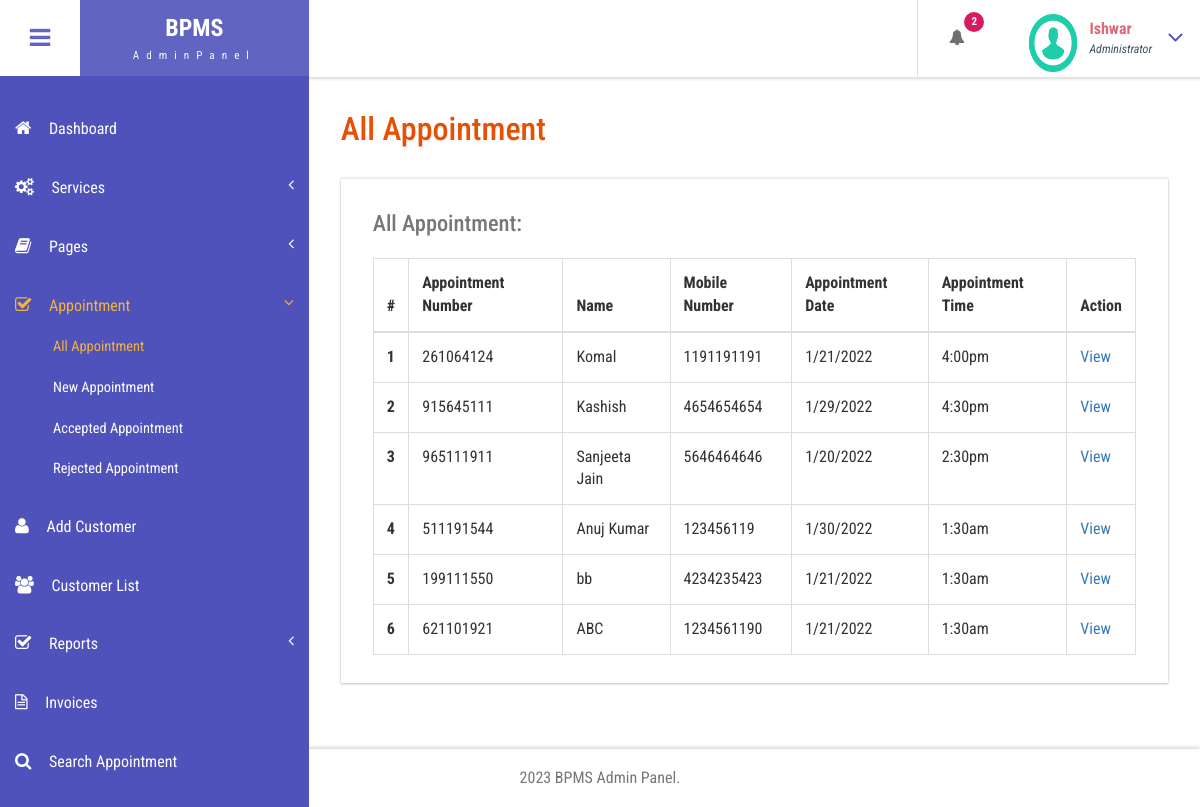
Page /admin/all-appointment.php (signed in) on the committed database.
### tables this page shows
CREATE TABLE `tblappointment` (
  `ID` int(10) NOT NULL,
  `AptNumber` varchar(10) DEFAULT NULL,
  `Name` varchar(120) DEFAULT NULL,
  `Email` varchar(120) DEFAULT NULL,
  `PhoneNumber` bigint(11) DEFAULT NULL,
  `AptDate` varchar(120) DEFAULT NULL,
  `AptTime` varchar(120) DEFAULT NULL,
  `Services` varchar(120) DEFAULT NULL,
  `ApplyDate` timestamp NULL DEFAULT current_timestamp(),
  `Remark` varchar(250) NOT NULL,
  `Status` varchar(50) NOT NULL,
  `RemarkDate` timestamp NOT NULL DEFAULT '0000-00-00 00:00:00' ON UPDATE current_timestamp()
);

### admin/all-appointment.php (the view, shortened to what this page needs)
<?php
include('includes/dbconnection.php');
if (strlen($_SESSION['bpmsaid']==0)) {
  header('location:logout.php');
  } else{
  ?>
<!DOCTYPE HTML>
<html>
<head>
<link href="css/bootstrap.css" rel='stylesheet' type='text/css' />
<link href="css/style.css" rel='stylesheet' type='text/css' />
<link href="css/font-awesome.css" rel="stylesheet">
<link href="css/animate.css" rel="stylesheet" type="text/css" media="all">
<link href="css/custom.css" rel="stylesheet">
</head>
<body class="cbp-spmenu-push">
	<div class="main-content">
		 <?php include_once('includes/sidebar.php');?>
		 <?php include_once('includes/header.php');?>
		<div id="page-wrapper">
			<div class="main-page">
				<div class="tables">
					<h3 class="title1">All Appointment</h3>
					<div class="table-responsive bs-example widget-shadow">
						<h4>All Appointment:</h4>
						<table class="table table-bordered"> <thead> <tr> <th>#</th> <th> Appointment Number</th> <th>Name</th><th>Mobile Number</th> <th>Appointment Date</th><th>Appointment Time</th><th>Action</th> </tr> </thead> <tbody>
<?php
$ret=mysqli_query($con,"select *from  tblappointment");
$cnt=1;
while ($row=mysqli_fetch_array($ret)) {
?>
						 <tr> <th scope="row"><?php echo $cnt;?></th> <td><?php  echo $row['AptNumber'];?></td> <td><?php  echo $row['Name'];?></td><td><?php  echo $row['PhoneNumber'];?></td><td><?php  echo $row['AptDate'];?></td> <td><?php  echo $row['AptTime'];?></td> <td><a href="view-appointment.php?viewid=<?php echo $row['ID'];?>">View</a></td> </tr>   <?php
$cnt=$cnt+1;
}?></tbody> </table>
					</div>
				</div>
			</div>
		</div>
		 <?php include_once('includes/footer.php');?>
	</div>
</body>
</html>
<?php }  ?>

### admin/includes/sidebar.php (shortened to what this page needs)
<div class=" sidebar" role="navigation">
            <div class="navbar-collapse">
        <nav class="cbp-spmenu cbp-spmenu-vertical cbp-spmenu-left" id="cbp-spmenu-s1">
          <ul class="nav" id="side-menu">
            <li>
              <a href="dashboard.php"><i class="fa fa-home nav_icon"></i>Dashboard</a>
            </li>
            <li>
              <a href="add-services.php"><i class="fa fa-cogs nav_icon"></i>Services<span class="fa arrow"></span> </a>
            </li>
            <li class="">
              <a href="about-us.php"><i class="fa fa-book nav_icon"></i>Pages <span class="fa arrow"></span></a>
            </li>
            <li>
              <a href="all-appointment.php"><i class="fa fa-check-square-o nav_icon"></i>Appointment<span class="fa arrow"></span></a>
              <ul class="nav nav-second-level collapse">
                <li>
                  <a href="all-appointment.php">All Appointment</a>
                </li>
                <li>
                  <a href="new-appointment.php">New Appointment</a>
                </li>
                <li>
                  <a href="accepted-appointment.php">Accepted Appointment</a>
                </li>
                <li>
                  <a href="rejected-appointment.php">Rejected Appointment</a>
                </li>
              </ul>
            </li>
            <li>
              <a href="add-customer.php" class="chart-nav"><i class="fa fa-user nav_icon"></i>Add Customer</a>
            </li>
             <li>
              <a href="customer-list.php" class="chart-nav"><i class="fa fa-users nav_icon"></i>Customer List</a>
            </li>
              <li>
              <a href="#"><i class="fa fa-check-square-o nav_icon"></i>Reports<span class="fa arrow"></span></a>
            </li>
    <li>
              <a href="invoices.php" class="chart-nav"><i class="fa fa-file-text-o nav_icon"></i>Invoices</a>
            </li>
            <li>
              <a href="search-appointment.php" class="chart-nav"><i class="fa fa-search nav_icon"></i>Search Appointment</a>
            </li>
            <li>
              <a href="search-invoices.php" class="chart-nav"><i class="fa fa-search nav_icon"></i>Search Invoice</a>
            </li>
          </ul>
        </nav>
      </div>
    </div>

### admin/includes/header.php (shortened to what this page needs)
<div class="sticky-header header-section ">
      <div class="header-left">
        <button id="showLeftPush"><i class="fa fa-bars"></i></button>
        <div class="logo">
          <a href="index.html">
            <h1>BPMS</h1>
            <span>AdminPanel</span>
          </a>
        </div>
      </div>
      <div class="header-right">
        <div class="profile_details_left">
          <ul class="nofitications-dropdown">
            <?php
$ret1=mysqli_query($con,"select ID,Name from  tblappointment where Status=''");
$num=mysqli_num_rows($ret1);
?>
            <li class="dropdown head-dpdn">
              <a href="#" class="dropdown-toggle" data-toggle="dropdown" aria-expanded="false"><i class="fa fa-bell"></i><span class="badge blue"><?php echo $num;?></span></a>
            </li>
          </ul>
          <div class="clearfix"> </div>
        </div>
        <div class="profile_details">
        <?php
$adid=$_SESSION['bpmsaid'];
$ret=mysqli_query($con,"select AdminName from tbladmin where ID='$adid'");
$row=mysqli_fetch_array($ret);
$name=$row['AdminName'];
?>
          <ul>
            <li class="dropdown profile_details_drop">
              <a href="#" class="dropdown-toggle" data-toggle="dropdown" aria-expanded="false">
                <div class="profile_img">
                  <span class="prfil-img"><img src="images/download (1).png" alt="" width="50" height="60"> </span>
                  <div class="user-name">
                    <p><?php echo $name; ?></p>
                    <span>Administrator</span>
                  </div>
                  <i class="fa fa-angle-down lnr"></i>
                  <div class="clearfix"></div>
                </div>
              </a>
            </li>
          </ul>
        </div>
      </div>
      <div class="clearfix"> </div>
    </div>

### admin/includes/footer.php
<div class="footer">
   <p>2023 BPMS Admin Panel.</p>
</div>

### admin/css/custom.css (style rules this page uses)
#page-wrapper { padding:7em 2em 2.5em; background-image:url(background-image: url('images/be.jpg'); }
.sidebar .arrow { float: right; }
.sidebar .fa.arrow:before { content: "\f104"; }
.sidebar .active>a>.fa.arrow:before { content: "\f107"; }
.sidebar .nav-second-level li, .sidebar .nav-third-level li { border-bottom: 0!important; margin-bottom: 0; }
.sidebar .nav-second-level li a { padding-left: 53px; font-size: .9em; }

### rows in the picture
tblappointment: AptNumber "261064124", Name "Komal", PhoneNumber "1191191191", AptDate "1/21/2022", AptTime "4:00pm"
tblappointment: AptNumber "915645111", Name "Kashish", PhoneNumber "4654654654", AptDate "1/29/2022", AptTime "4:30pm"
tblappointment: AptNumber "965111911", Name "Sanjeeta Jain", PhoneNumber "5646464646", AptDate "1/20/2022", AptTime "2:30pm"
tblappointment: AptNumber "511191544", Name "Anuj Kumar", PhoneNumber "123456119", AptDate "1/30/2022", AptTime "1:30am"
tblappointment: AptNumber "199111550", Name "bb", PhoneNumber "4234235423", AptDate "1/21/2022", AptTime "1:30am"
tblappointment: AptNumber "621101921", Name "ABC", PhoneNumber "1234561190", AptDate "1/21/2022", AptTime "1:30am"

### other values in the picture
$num "2"
$name "Ishwar"
